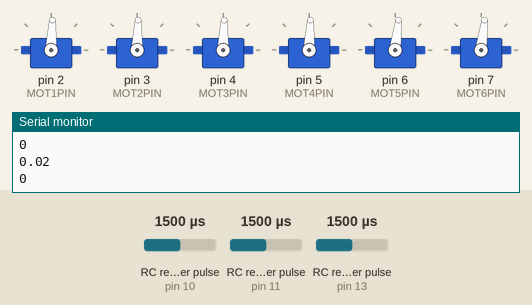
A sketch run on a simulated Arduino Uno, built with avr-gcc and run on an emulated ATmega328P. On the bench: 6 × servo, the last lines printed to the serial monitor. Wiring (inferred from the names in the program): 3 × RC receiver channel: data pin 10 / data pin 11 / data pin 13. The test bench sets the inputs (shaded band); at power-on: RC receiver pulse (sensors on pin 13, pin 10, pin 11) 1500 µs.

Above: at 1.2 s.
1.3 s: RC receiver pulse (sensor on pin 13) set to 1020 µs
At 2.2 s:
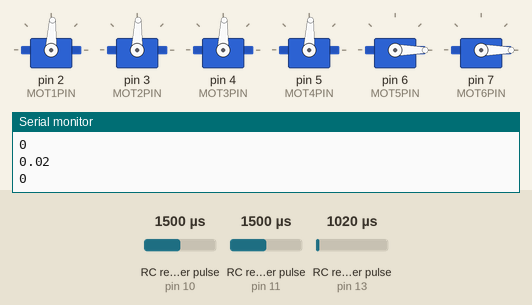
4.3 s: RC receiver pulse (sensor on pin 10) set to 1741 µs
6.2 s: RC receiver pulse (sensor on pin 10) set to 1765 µs
At 6.8 s:
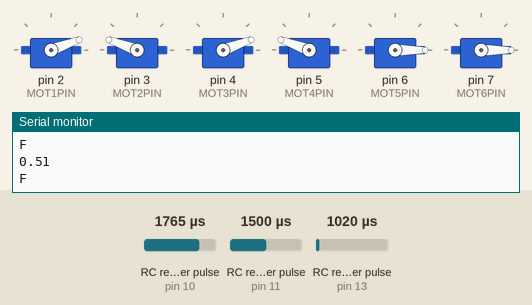
7.9 s: RC receiver pulse (sensor on pin 13) set to 1250 µs
At 9.2 s:
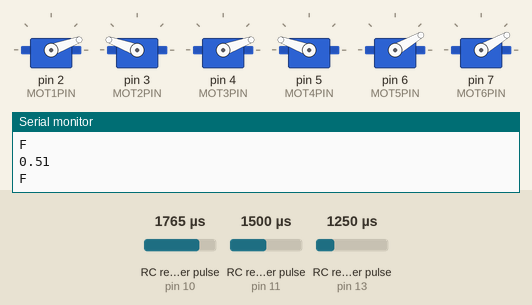
10.9 s: RC receiver pulse (sensor on pin 13) set to 1500 µs
At 12.7 s:
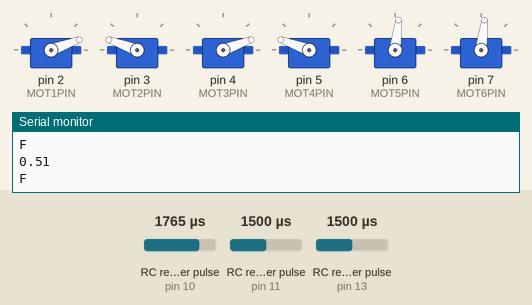
13.9 s: RC receiver pulse (sensor on pin 10) set to 1757 µs
15.4 s: RC receiver pulse (sensor on pin 10) set to 1741 µs
At 16.6 s:
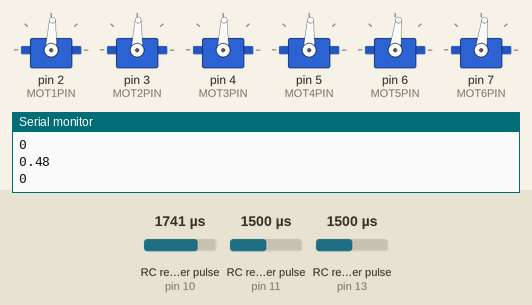
Timing chart, 0 to 17.9 s (numbered marks = the images above; inputs shaded):
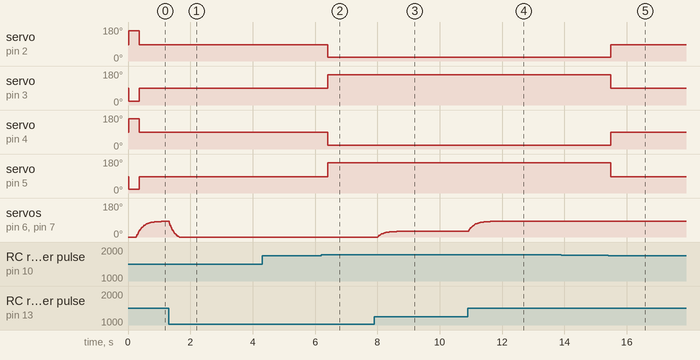

The sketch:

Apr30_WhenTheTimeComes.ino
```cpp
#include <Servo.h>
#include "vec3.h"


#define MOT1PIN 2       // FWD LEFT
#define MOT2PIN 3       // FWD RIGHT
#define MOT3PIN 4       // BACK RIGHT
#define MOT4PIN 5       // BACK LEFT
#define MOT5PIN 6       // LEFT CENTRE
#define MOT6PIN 7       // RIGHT CENTRE

#define CH1PIN 8
#define CH2PIN 9
#define CH3PIN 10
#define CH4PIN 11
#define CH5PIN 12
#define CH6PIN 13

#define USECH1 false
#define USECH2 false
#define USECH3 true
#define USECH4 true
#define USECH5 false
#define USECH6 true

#define MOT1DZ 87
#define MOT2DZ 88
#define MOT3DZ 88
#define MOT4DZ 87
#define MOT5DZ 88
#define MOT6DZ 88

#define PULSEWEIGHT 10

Servo mot1;
Servo mot2;
Servo mot3;
Servo mot4;
Servo mot5;
Servo mot6;

Vec3 mot1dir = Vec3(-0.707,-0.707);
Vec3 mot2dir = Vec3(-0.707, 0.707);
Vec3 mot3dir = Vec3(-0.707,-0.707);
Vec3 mot4dir = Vec3( 0.707,-0.707);

int pulseCh1;
int pulseCh2;
int pulseCh3;
int pulseCh4;
int pulseCh5;
int pulseCh6;

int rawPulseCh1;
int rawPulseCh2;
int rawPulseCh3;
int rawPulseCh4;
int rawPulseCh5;
int rawPulseCh6;

void setup() {
  Serial.begin(9600);
  mot1.attach(MOT1PIN, 1000, 2000);
  mot2.attach(MOT2PIN, 1000, 2000);
  mot3.attach(MOT3PIN, 1000, 2000);
  mot4.attach(MOT4PIN, 1000, 2000);
  mot5.attach(MOT5PIN, 1000, 2000);
  mot6.attach(MOT6PIN, 1000, 2000);
  mot1.write(MOT1DZ);
  mot2.write(MOT2DZ);
  mot3.write(MOT3DZ);
  mot4.write(MOT4DZ);
  // mot5.write(MOT5DZ);
  mot5.write(0);
  // mot6.write(MOT6DZ);
  mot6.write(0);
  if (USECH1) { pinMode(CH1PIN, INPUT); }
  if (USECH2) { pinMode(CH2PIN, INPUT); }
  if (USECH3) { pinMode(CH3PIN, INPUT); }
  if (USECH4) { pinMode(CH4PIN, INPUT); }
  if (USECH5) { pinMode(CH5PIN, INPUT); }
  if (USECH6) { pinMode(CH6PIN, INPUT); }
}

void loop() {
  if (USECH1) {
    rawPulseCh1 = pulseIn(CH1PIN, HIGH);
    pulseCh1 = ((PULSEWEIGHT-1)*pulseCh1 + rawPulseCh1)/PULSEWEIGHT;
  }
  if (USECH2) {
    rawPulseCh2 = pulseIn(CH2PIN, HIGH);
    pulseCh2 = ((PULSEWEIGHT-1)*pulseCh2 + rawPulseCh2)/PULSEWEIGHT;
  }
  if (USECH3) {
    rawPulseCh3 = pulseIn(CH3PIN, HIGH);
    pulseCh3 = ((PULSEWEIGHT-1)*pulseCh3 + rawPulseCh3)/PULSEWEIGHT;
  }
  if (USECH4) {
    rawPulseCh4 = pulseIn(CH4PIN, HIGH);
    pulseCh4 = ((PULSEWEIGHT-1)*pulseCh4 + rawPulseCh4)/PULSEWEIGHT;
  }
  if (USECH5) {
    rawPulseCh5 = pulseIn(CH5PIN, HIGH);
    pulseCh5 = ((PULSEWEIGHT-1)*pulseCh5 + rawPulseCh5)/PULSEWEIGHT;
  }
  if (USECH6) {
    rawPulseCh6 = pulseIn(CH6PIN, HIGH);
    pulseCh6 = ((PULSEWEIGHT-1)*pulseCh6 + rawPulseCh6)/PULSEWEIGHT;
  }
  if (rawPulseCh6<800) { kill(); return; }
  runUpDownMots();
  runFBLRMots();
}

void runUpDownMots()
{
  // int degMot5 = map(pulseCh6, 900, 2000, 0, 1.1*MOT5DZ);
  // int degMot6 = map(pulseCh6, 900, 2000, 0, 1.1*MOT6DZ);
  int degMot5 = map(pulseCh6, 1100, 1900, 0, 170);
  int degMot6 = map(pulseCh6, 1100, 1900, 0, 170);
  mot5.write(degMot5);
  mot6.write(degMot6);
}

void runFBLRMots()
{
  float fb = (pulseCh3-1500)/(float)500; // (Value - Midpoint) / Avg diff;
  float lr = (pulseCh4-1500)/(float)500; // (Value - Midpoint) / Avg diff;
  Serial.println(abs(fb));
  if (abs(fb)>0.5)
  {
    if (fb>0)
    {
      Serial.println("F");
      mot1.write(20);
      mot2.write(160);
      mot3.write(20);
      mot4.write(160);
    }
    if (fb<0)
    {
      Serial.println("B");
      mot1.write(160);
      mot2.write(20);
      mot3.write(160);
      mot4.write(20);
    }
  }
  else if (abs(lr)>0.5)
  {
    if (lr<0)
    {
      Serial.println("L");
      mot1.write(160);
      mot2.write(160);
      mot3.write(160);
      mot4.write(160);
    }
    if (lr>0)
    {
      Serial.println("R");
      mot1.write(20);
      mot2.write(20);
      mot3.write(20);
      mot4.write(20);
    }
  }
  else
  {
    Serial.println("0");
    mot1.write(MOT1DZ);
    mot2.write(MOT2DZ);
    mot3.write(MOT3DZ);
    mot4.write(MOT4DZ);
  }
}

void kill()
{
  mot1.write(MOT1DZ);
  mot2.write(MOT2DZ);
  mot3.write(MOT3DZ);
  mot4.write(MOT4DZ);
  // mot5.write(MOT5DZ);
  mot5.write(0);
  // mot6.write(MOT6DZ);
  mot6.write(0);
}
```

Vec3.cpp
```cpp
#include "Vec3.h"

Vec3::Vec3(float x, float y)
{
  this->x = x;
  this->y = y;
}

float Vec3::dot(Vec3 a)
{
  return a.x*this->x + a.y*this->y;
}
```

Vec3.h
```cpp
class Vec3 {
public:
  float x;
  float y;
  Vec3(float x,float y);
  float dot(Vec3 a);
};
```

Measured:
- the behaviour switches between 1758 and 1759 µs on RC receiver pulse (sensor on pin 10) (found by bisection; images 1 and 2)
- the behaviour switches between 1750 and 1749 µs on RC receiver pulse (sensor on pin 10) (found by bisection; images 4 and 5)
- after the input at 1.3 s, servo on pin 6 (MOT5PIN), servo on pin 7 (MOT6PIN): moves from 83° to 0° over 0.32 s, starting at once
- after the input at 6.2 s, servo on pin 2 (MOT1PIN): 87° → 20° after 0.21 s; servo on pin 3 (MOT2PIN): 88° → 160° after 0.21 s; servo on pin 4 (MOT3PIN): 88° → 20° after 0.21 s; servo on pin 5 (MOT4PIN): 87° → 160° after 0.21 s
- after the input at 7.9 s, servo on pin 6 (MOT5PIN), servo on pin 7 (MOT6PIN): moves from 0° to 30° over 0.62 s, starting after 0.11 s
- after the input at 10.9 s, servo on pin 6 (MOT5PIN), servo on pin 7 (MOT6PIN): moves from 30° to 83° over 0.70 s, starting at once
- after the input at 15.4 s, servo on pin 2 (MOT1PIN): 20° → 87° after 0.09 s; servo on pin 3 (MOT2PIN): 160° → 88° after 0.09 s; servo on pin 4 (MOT3PIN): 20° → 88° after 0.09 s; servo on pin 5 (MOT4PIN): 160° → 87° after 0.09 s
